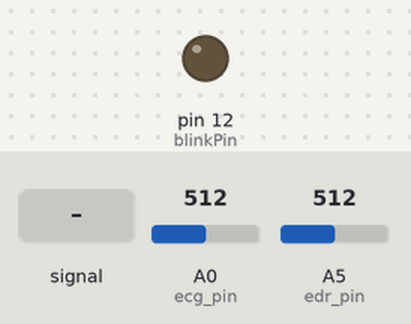
A sketch run on a simulated Arduino Uno, built with avr-gcc and run on an emulated ATmega328P. On the bench: output pins drawn as LEDs (lit = HIGH). The inputs (shaded band) are chosen by the test bench; at power-on: A0 (ecg_pin) = 512, A5 (edr_pin) = 512. What the sketch prints to the serial monitor is not drawn.

Above: at 1.2 s.
1.3 s: A0 (ecg_pin) fed a 200 Hz sine of ±460 counts around its level
At 3.08 s:
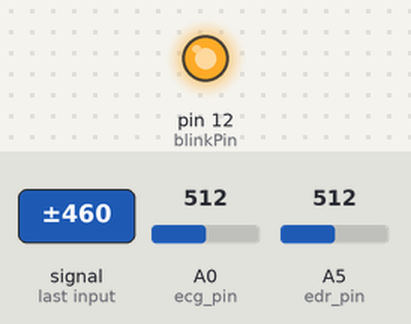
4.3 s: A0 (ecg_pin) set to 698
Timing chart, 0 to 7.3 s (numbered marks = the images above; inputs shaded):
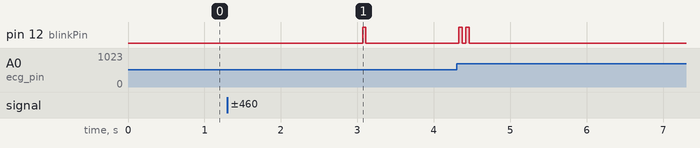

The sketch:

PulseSensorAmped.ino
```cpp
/*  Pulse Sensor Amped 1.4    by Joel Murphy and Yury Gitman   http://www.pulsesensor.com
Pan-Tompkins QRS Detection Algorithm implemented by Paul Stiverson http://thismatters.net
----------------------  Notes ----------------------  ----------------------
This code:
1) Blinks an LED to User's Live Heartbeat   PIN 12
2) Fades an LED to User's Live HeartBeat
3) Determines BPM
4) Prints All of the Above to Serial
Read Me:
https://github.com/WorldFamousElectronics/PulseSensor_Amped_Arduino/blob/master/README.md
and
https://github.com/thismatters/biometrics-scanner/blob/master/README.md
 ----------------------       ----------------------  ----------------------
*/

//  Variables
int ecg_pin = 0;                 // Pulse Sensor purple wire connected to analog pin 0
int edr_pin = 5;                 // Pulse Sensor purple wire connected to analog pin 0
int blinkPin = 12;                // pin to blink led at each beat

// Volatile Variables, used in the interrupt service routine!
volatile boolean Pulse = false;     // "True" when User's live heartbeat is detected. "False" when not a "live beat".
volatile boolean QS = false;        // becomes true when Arduoino finds a beat.

// Regards Serial OutPut  -- Set This Up to your needs
static boolean serialVisual = false;   // Set to 'false' by Default.  Re-set to 'true' to see Arduino Serial Monitor ASCII Visual Pulse

volatile unsigned long sample_count = 0;          // used to determine pulse timing
volatile unsigned long last_R_sample = 0;           // used to find IBI
volatile int beat_count = 0;
volatile unsigned long reset_diff = 0;
volatile boolean did_reset = false;

// Various buffers for Pan Tompkins
volatile long ecg_sample[13];
volatile long edr_sample[13];
volatile long edr_low_pass[33];
volatile long low_pass[33];
volatile long high_pass[5];
volatile long diff = 0;
volatile long last_diff = 0;
volatile unsigned long squared[30];
volatile unsigned long integrated[2];
volatile int rr_intervals1[8];
volatile int rr_intervals2[8];
volatile int average_RR1 = 950;  // in milliseconds
volatile int average_RR2 = 1000;
volatile long max_slope = 0;
volatile long prior_max_slope = 0;

// Thresholds for Pan Tompkins
volatile boolean was_rising_i = true;
volatile boolean is_rising_i;
volatile boolean peak_found_i;
volatile boolean beat_happened_i;
volatile unsigned long peak_val_i;
volatile unsigned long thresh1_i = 30000;
volatile unsigned long thresh2_i = 15000;
volatile unsigned long npk_i =     15000;
volatile unsigned long spk_i =     70000;
volatile unsigned long candidate_peak_index_i = 0;
volatile unsigned long candidate_peak_val_i[2] = {15000, 688};

volatile boolean was_rising_f = true;
volatile boolean is_rising_f;
volatile boolean peak_found_f;
volatile boolean beat_happened_f;
volatile long peak_val_f;
volatile long thresh1_f = 1375;
volatile long thresh2_f = 688;
volatile long npk_f =     2500;
volatile long spk_f =     1000;
volatile unsigned long candidate_peak_index_f = 0;
volatile unsigned long candidate_peak_val_f[2] = {15000, 688};

volatile int peak_type =-1;
volatile int intervals_skipped = 0;

void interruptSetup(){
    // The Pan Tompkins Algorithm utilizes a 200Hz sampling rate
    // Initializes Timer1 to throw an interrupt every 5mS.
    // The Gertboard has a 12Mhz clock.
    TCCR1A = 0x00; // DISABLE OUTPUTS AND PWM ON DIGITAL PINS 9 & 10
    TCCR1B = 0x0A; // GO INTO 'CTC' MODE, PRESCALE = 8
    TCCR1C = 0x00; // DON'T FORCE COMPARE
    OCR1AH = 0x1D; // first bit of the top count
    OCR1AL = 0x4C; // second bit of the top count (OCR1A = 0x1D4C = 7500)
    TIMSK1 = 0x02; // enable output compare A match (OCIE1A)
    sei();         // MAKE SURE GLOBAL INTERRUPTS ARE ENABLED
}


// THIS IS THE TIMER 1 INTERRUPT SERVICE ROUTINE.
// Timer 1 makes sure that we take a reading every 5 miliseconds
ISR(TIMER1_COMPA_vect){
    cli();       // disable interrupts while we do this
    is_rising_i = false;
    peak_found_i = false;
    beat_happened_i = false;
    is_rising_f = false;
    peak_found_f = false;
    beat_happened_f = false;

    roll_array_l(ecg_sample, 13, (long) analogRead(ecg_pin) - 512);   // read the Pulse Sensor
    roll_array_l(edr_sample, 13, (long) analogRead(edr_pin) - 1);   // read the Pulse Sensor
    sample_count++;

    roll_array_l(edr_low_pass, 33, (long) 2*edr_low_pass[0]-edr_low_pass[1]+edr_sample[0]-2*edr_sample[6]+edr_sample[12]);

    roll_array_l(low_pass, 33, (long) 2*low_pass[0]-low_pass[1]+ecg_sample[0]-2*ecg_sample[6]+ecg_sample[12]);
    roll_array_l(high_pass, 5, (long) high_pass[0]+low_pass[16]-low_pass[17]+(low_pass[32]-low_pass[0])/32);
    last_diff = diff;
    diff = 2 * high_pass[0] + high_pass[1] - high_pass[3] - 2 * high_pass[4];
    roll_array_ul(squared, 30, (unsigned long) (diff*diff)/64);

    if (squared[0] > max_slope) {
        max_slope = squared[0];
    }

    unsigned long long sum = 0;
    for (int i=29; i>=0; i--){
        sum += squared[i];
    }
    integrated[1] = integrated[0];
    integrated[0] = (unsigned long) (sum / 30);

    if (last_diff > 0 && diff < 0) {
        // Find peaks using the derivative!
        if (sample_count > 60) {
            peak_found_f = true;
            peak_val_f = high_pass[1];
        }
    }

    if (peak_found_f == true) {
        if (peak_val_f >= thresh1_f) {
            update_spk_f(peak_val_f);
            beat_happened_f = true;
        } else {
            update_npk_f(peak_val_f);
            if (peak_val_f > candidate_peak_val_f[1]) {
                candidate_peak_val_f[0] = integrated[1];
                candidate_peak_val_f[1] = peak_val_f;
                candidate_peak_index_f = sample_count;
            }
        }
        update_thresh_f();
    }

    was_rising_i = is_rising_i;
    // look for peaks in 'integrated'
    if (integrated[0] >= integrated[1]) {
        is_rising_i = true;
    }
    if (was_rising_i == true && is_rising_i == false) {
        if (sample_count > 60) {
            peak_found_i = true;
            peak_val_i = integrated[1];
        }
    }

    // identify peak and update thresholds
    if (peak_found_i == true) {
        if (peak_val_i >= thresh1_i){
            update_spk_i(peak_val_i);
            beat_happened_i = true;
        } else {
            update_npk_i(peak_val_i);
            if (peak_val_i > candidate_peak_val_i[0]) {
                candidate_peak_val_i[0] = peak_val_i;
                candidate_peak_val_i[1] = high_pass[1];
                candidate_peak_index_i = sample_count;
            }
        }
        update_thresh_i();
    }

    if (sample_count > last_R_sample + 40) {
        // There is a minimum 200ms refractory period between beats (200 / 5 = 40 thus wait 40 samples before accepting a new peak)
        if (sample_count < last_R_sample + 72 && max_slope < prior_max_slope / 2) {
            // This peak looks more like a T-wave than a QRS Complex
            beat_happened_i = false;
            beat_happened_f = false;
        }
        if ((beat_happened_f == true && integrated[0] > thresh1_i) || (beat_happened_i == true && high_pass[0] > thresh1_f)) {
            beat_happened(sample_count,0);
        }
    }

    if ((sample_count - last_R_sample) * 500 > (unsigned long) 166 * average_RR2) {
        // look back at largest peak between thresh1_i and thresh2_i
        if (candidate_peak_index_f != 0 && candidate_peak_index_i != 0) {
            int candidate_peak_offset = candidate_peak_index_i - candidate_peak_index_f;
            if (candidate_peak_offset * candidate_peak_offset < 100) {
                beat_found_on_lookback((candidate_peak_index_i + candidate_peak_index_f) / 2,1, candidate_peak_val_i[0], candidate_peak_val_f[1]);
            }

        } else {
            if (candidate_peak_index_i != 0 && candidate_peak_val_i[1] > thresh2_f) {
                beat_found_on_lookback(candidate_peak_index_i,2, candidate_peak_val_i[0], candidate_peak_val_i[1]);
            }
            if (candidate_peak_index_f != 0 && candidate_peak_val_f[0] > thresh2_i) {
                beat_found_on_lookback(candidate_peak_index_f,3, candidate_peak_val_f[0], candidate_peak_val_f[1]);
            }
        }
    }

    // roll over sample_count (to 2000) if it gets too big, make sure to correct last_R_sample and notify listener ??
    if (sample_count > 4294967285) {
        last_R_sample = 2000 - (sample_count - last_R_sample);
        reset_diff = sample_count - 2000;
        sample_count = 2000;
        did_reset = true;
    }

    // time out and reset if no beat detected in too long, notify listener
    if (sample_count > last_R_sample + 1000) {
        reset_diff = sample_count;
        timeout_reset();
        did_reset = true;
    }
    sei();                                   // enable interrupts when youre done!
}// end isr

void timeout_reset(){
    sample_count = 0;
    last_R_sample = 0;
    beat_count = 0;
    average_RR2 = 1000;
    average_RR1 = 950;
    for (int i=0; i<8; i++){
        rr_intervals1[i] = 0;
        rr_intervals2[i] = 0;
    }
    for (int i=0; i<13; i++) {
        ecg_sample[i] = 0;
    }
    for (int i=0; i<13; i++) {
        edr_sample[i] = 0;
    }
    for (int i=0; i<33; i++) {
        edr_low_pass[i] = 0;
    }
    for (int i=0; i<33; i++) {
        low_pass[i] = 0;
    }
    for (int i=0; i<5; i++) {
        high_pass[i] = 0;
    }
    for (int i=0; i<30; i++) {
        squared[i] = 0;
    }
    integrated[0] = 0;
    integrated[1] = 0;
    thresh1_i = 9000;
    thresh2_i = 4500;
    spk_i = 9000;
    npk_i = 1500;
    thresh1_f = 1375;
    thresh2_f = 688;
    spk_f = 2500;
    npk_f = 1000;
    last_diff = 0;
    prior_max_slope = 0;
}

void update_spk_f(long peak_val) {
    spk_f = (peak_val + 7*spk_f)/8;
}
void update_npk_f(long peak_val) {
    npk_f = (peak_val + 7*npk_f)/8;
}
void update_spk_i(unsigned long peak_val) {
    spk_i = (peak_val + 7*spk_i)/8;
}
void update_npk_i(unsigned long peak_val) {
    npk_i = (peak_val + 7*npk_i)/8;
}

void update_thresh_f() {
    thresh1_f = npk_f + (spk_f - npk_f) / 2;
    thresh2_f = npk_f;
}

void update_thresh_i() {
    thresh1_i = npk_i + (spk_i - npk_i) / 4;
    thresh2_i = thresh1_i / 2;
}

void clear_candidate_peaks(){
    candidate_peak_index_f = 0;
    candidate_peak_val_f[0] = 0;
    candidate_peak_val_f[1] = thresh2_f;
    candidate_peak_index_i = 0;
    candidate_peak_val_i[0] = thresh2_i;
    candidate_peak_val_i[1] = 0;
}

void beat_happened(long at_sample, int _peak_type){
    if (at_sample > last_R_sample + 40) {
        beat_count++;
        peak_type = _peak_type;
        if (beat_count > 1){
            update_RR_averages((at_sample - last_R_sample) * 5);
        }
        if (beat_count > 100) {
            beat_count = 10;
        }
        last_R_sample = at_sample;
        prior_max_slope = max_slope;
        max_slope = 0;
        QS = true;
        clear_candidate_peaks();
    }
}


void beat_found_on_lookback(long at_sample, int _peak_type, long peak_val_i, long peak_val_f) {
    beat_happened(at_sample, _peak_type);
    spk_i = (peak_val_i + 3*spk_i)/4;
    update_thresh_i();
    spk_f = (peak_val_f + 3*spk_f)/4;
    update_thresh_f();
}

void update_RR_averages(int current_RR_interval){
    // I took some liberties on this code, the Pan Tompkins paper is a little vague about the
    //   implementation of the RR Averages.
    long sum = 0;
    int count = 0;
    for (int i=7; i > 0; i--) {
        rr_intervals1[i] = rr_intervals1[i-1];
        if (rr_intervals1[i] != 0){
            sum += rr_intervals1[i];
            count++;
        }
    }
    rr_intervals1[0] = current_RR_interval;
    sum += current_RR_interval;
    count++;
    average_RR1 = sum / count;

    sum = 0;
    count = 0;
    if (beat_count == 2) {
        average_RR2 = current_RR_interval;
        rr_intervals2[0] = current_RR_interval;
    } else {
        if (current_RR_interval * 100 > 92 * average_RR2 && current_RR_interval * 100 < 116 * average_RR2) {
            for (int i=7; i > 0; i--) {
                rr_intervals2[i] = rr_intervals2[i-1];
                if (rr_intervals2[i] != 0){
                    sum += rr_intervals2[i];
                    count++;
                }
            }
            rr_intervals2[0] = current_RR_interval;
            sum += current_RR_interval;
            count++;
            average_RR2 = sum / count;
            intervals_skipped = 0;
        } else {
            intervals_skipped++;
            if (intervals_skipped > 3) {
                // This is not in the original Pan Tompkins.
                average_RR2 = (average_RR2 + 3 * average_RR1) / 4;
                for (int i=0; i<8; i++) {
                    rr_intervals2[0] = 0;
                    intervals_skipped = 2;
                }
            }
        }
    }
}

void roll_array_l(volatile long array[], int N, volatile long new_value){
    // Newest data is stored on the lowest index of the array
    for (int i=N-1; i>0; i--){
        array[i] = array[i-1];
    }
    array[0] = new_value;
}

void roll_array_ul(volatile unsigned long array[], int N, volatile unsigned long new_value){
    // Newest data is stored on the lowest index of the array
    for (int i=N-1; i>0; i--){
        array[i] = array[i-1];
    }
    array[0] = new_value;
}

void serialOutput(){   // Decide How To Output Serial.
    if (did_reset && reset_diff != 0) {
        sendDataToSerial('R', reset_diff);
        did_reset = false;
        reset_diff = 0;
    }
    sendDataToSerial('S', sample_count);
    sendDataToSerial('K', ecg_sample[0]);
    sendDataToSerial('P', average_RR2);
    sendDataToSerial('O', average_RR1);
    sendDataToSerial('G', (long) edr_low_pass[0] / 36);
    if (average_RR2 == average_RR1 && beat_count > 7) {
        sendDataToSerial('N', 1);
    } else {
        sendDataToSerial('N', 0);
    }
    sendDataToSerial('F', high_pass[0]);
    sendDataToSerial('D', diff);
    sendDataToSerial('Q', squared[0]);
    sendDataToSerial('I', integrated[0]);
    sendDataToSerial('T', thresh1_i);
    sendDataToSerial('Y', thresh1_f);
    sendDataToSerial('H', thresh2_f);

}

//  Decides How To OutPut BPM and IBI Data
void beat_happened_notify(unsigned long sample_with_beat){
    sendDataToSerial('B',sample_with_beat);   // send the last beat time with a 'B' prefix
    sendDataToSerial('W',peak_type);

}

//  Sends Data to Pulse Sensor Processing App, Native Mac App, or Third-party Serial Readers.
void sendDataToSerial(char symbol, long data ){
    Serial.print(symbol);
    Serial.println(data);
    Serial.flush();
}

void test_blink(){
    digitalWrite(blinkPin, HIGH);
    delay(100);
    digitalWrite(blinkPin, LOW);
    delay(900);
}

void setup(){
    pinMode(blinkPin,OUTPUT);         // pin that will blink to your heartbeat!

    Serial.begin(115200);             // we agree to talk fast!
    // UN-COMMENT THE NEXT LINE IF YOU ARE POWERING The Pulse Sensor AT LOW VOLTAGE,
    // AND APPLY THAT VOLTAGE TO THE A-REF PIN
    //   analogReference(EXTERNAL);
    interruptSetup();                 // sets up to read Pulse Sensor signal every 2mS
}

//  Where the Magic Happens
void loop(){
    serialOutput();

    if (QS == true){     //  A Heartbeat Was Found
        digitalWrite(blinkPin,HIGH);     // Blink LED, we got a beat.
        beat_happened_notify(last_R_sample);
        QS = false;                      // reset the Quantified Self flag for next time
    } else {
        digitalWrite(blinkPin,LOW);            // There is not beat, turn off pin 13 LED
    }

    delay(33);  // take a break 20ms
}
```

Measured:
- after the input at 1.3 s, pin 12 (blinkPin): LOW → HIGH after 1.8 s, → LOW 0.04 s later
